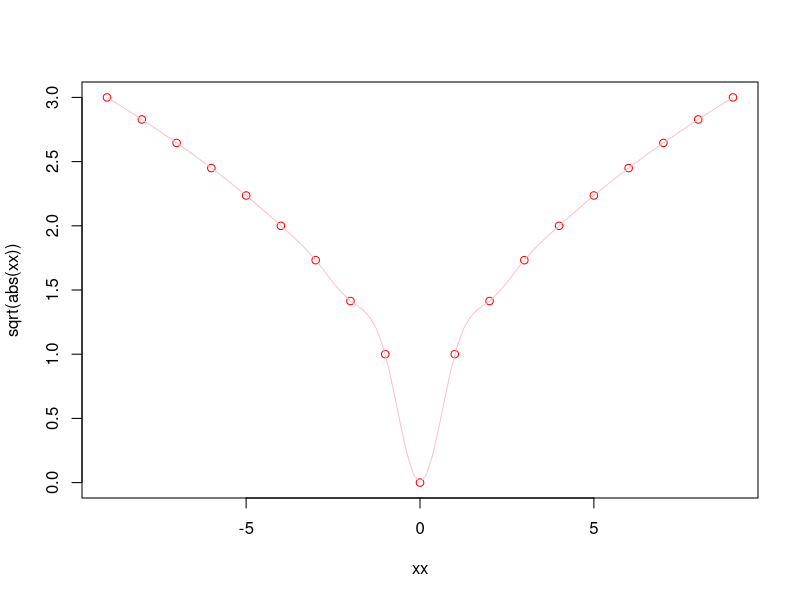

The R source for this figure:
1 * 2
3 + 5 - 4

?sqrt

require(stats) # for spline
require(graphics)
xx <- -9:9
plot(xx, sqrt(abs(xx)),  col = "red")
lines(spline(xx, sqrt(abs(xx)), n=101), col = "pink")


# Multiplication before addition
3 * 5 + 6 

# Division before subtraction
2 / 2 - 7

# What is the absolute value of -100?


# Assigning an object in R
my_first_object = abs(-100)


# Printing an object in R
my_first_object

my_second_object <- sqrt(abs(-5^2))
my_second_object


my_char <- 'Hello, world'
my_num <- 3.2
my_other_num <- 3
my_int <- 12L
my_log <- F

class(my_num)
class(my_other_num)
typeof(my_num)
typeof(my_other_num)


class(my_char)
typeof(my_num)

class(my_num)
class(my_int)
class(my_log)

typeof(my_num)
